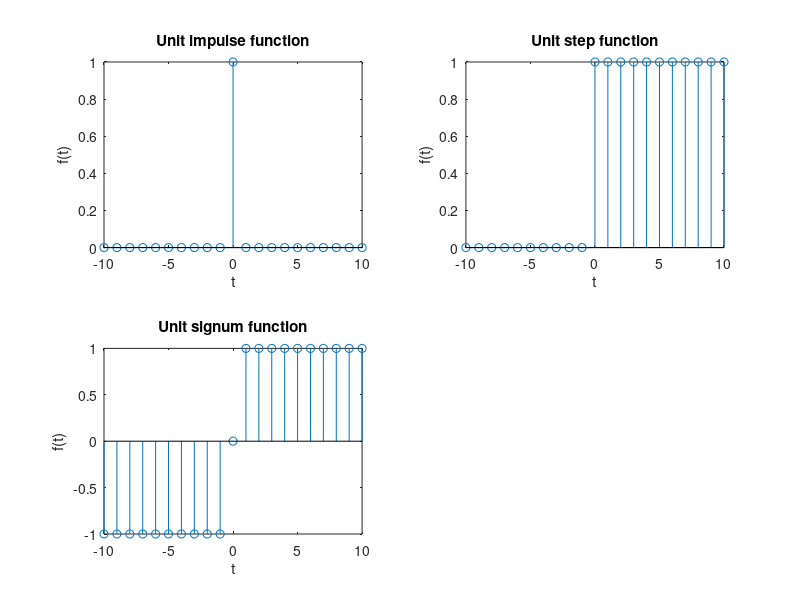

The MATLAB script that drew this image: (Note: this script raises an error after producing the figure.)
clc;
clear all;

x = -10:1:10;
t = 0;
y = (x-t == 0);
subplot(2,2,1);
stem(x,y)
title('Unit impulse function');
xlabel('t');
ylabel('f(t)');

subplot(2,2,2);
z = (x-t>=0);
stem(x,z)
title('Unit step function');
xlabel('t');
ylabel('f(t)');

subplot(2,2,3);
a = sign(x);
stem(x,a)
title('Unit signum function');
xlabel('t');
ylabel('f(t)');

sgtitle('Puneet Gupta 102115213')

